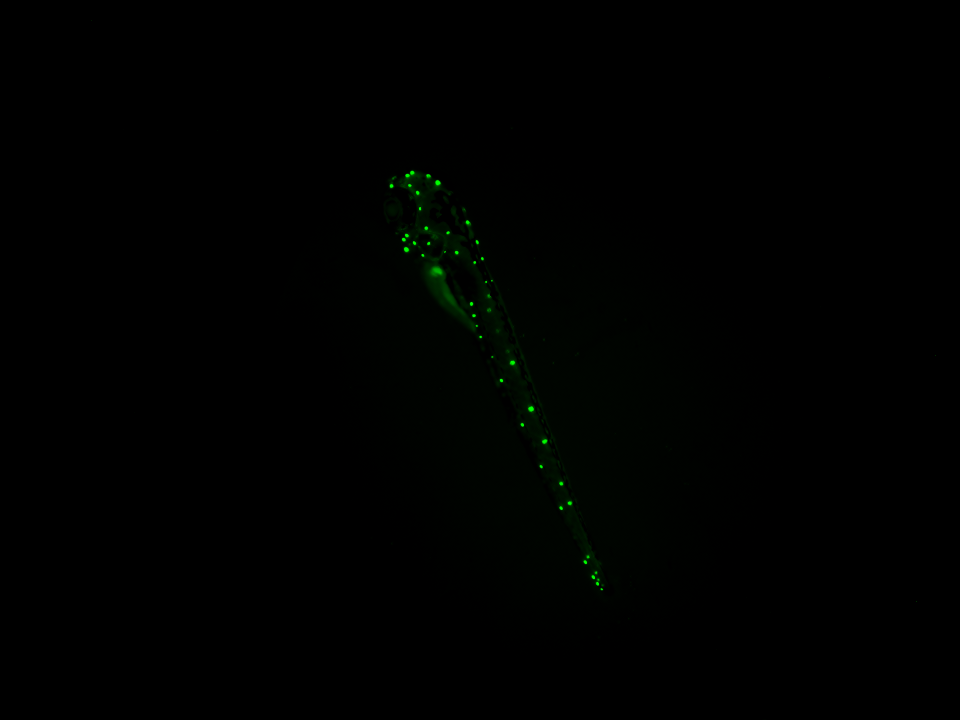
#> input picture example_XY01_CH1.tif, 1920 x 1440 px (shown at 1/2 size)
$ python -i imageops.py   (imports and definitions only)
#> lines starting #> are read from the running program, lines starting #| are printed output that depends on the picture; after the words box and inside, x2 and y2 are one past the last pixel; in counts of white or black regions, pixels touching at a corner belong together
### util.py
import base64
import configparser
import csv
import hashlib
import math
import numpy as np
import os
import pickle
import re

_config = None
_section = 'Main'

class Cocktail:
	def __eq__(self, other):
		return self.drugs == other.drugs and self.ratio == other.ratio

	def __hash__(self):
		return hash(self.drugs) ^ hash(self.ratio)

	# [12 lines left out: functions __init__, __repr__, not called in this run]

class Dose:
	_ec_pattern = re.compile(r'([0-9]*)([A-Z]{3}[0-9]{2})/?([0-9]*)')
	_vector_pattern = re.compile(r'(.+?) ([0-9]+[.]?[0-9]*) ?([^0-9]+)')

	def __add__(self, other):
		return Dose(f'{self.drug} {self.quantity + float(other)}{self.unit}')

	# [5 lines left out: function __eq__, not called in this run]

	def __float__(self):
		return self.quantity

	def __hash__(self):
		return hash(self.drug) ^ hash(self.quantity) ^ hash(self.unit)

	# [37 lines left out: function __init__, not called in this run]

	def __mul__(self, other):
		return Dose(f'{self.drug} {self.quantity * other}{self.unit}')

	def __radd__(self, other):
		return Dose(f'{self.drug} {float(other) + self.quantity}{self.unit}')

	def __repr__(self):
		return f'{self.drug} {self.quantity}{self.unit}'

class Ratio:
	# [5 lines left out: function __eq__, not called in this run]

	def __float__(self):
		return self.num / self.denom

	def __hash__(self):
		return hash(round(self.num / self.denom, 8))

	def __init__(self, num, denom):
		self.num = num
		self.denom = denom

	def __mul__(self, other):
		return round(other * self.num / self.denom, 8)

	def __rmul__(self, other):
		return round(other * self.num / self.denom, 8)

	def __repr__(self):
		return f'{self.num}:{self.denom}'

	def __rtruediv__(self, other):
		return other * self.reciprocal()

	def reciprocal(self):
		return Ratio(self.denom, self.num)

	def to_proportion(self):
		return Ratio(self.num, self.num + self.denom)

class Solution:
	# [10 lines left out: functions __init__, __eq__, not called in this run]

	def __float__(self):
		return float(sum(self.doses))

	def __gt__(self, other):
		return float(self) > float(other)

	def __hash__(self):
		return hash(tuple(self.doses))

	def __mul__(self, other):
		doses = [dose * other for dose in self.doses]
		return Solution(' + '.join([dose.string for dose in doses]))

	def __repr__(self):
		return '+'.join(f'{dose.drug} {dose.quantity}{dose.unit}' for dose in self.doses)

	def __rmul__(self, other):
		return other * float(self)

	def __truediv__(self, other):
		return float(self) / other

	def combine_doses(self, other):
		return Solution(f'{self.string} + {other.string}')

	# [11 lines left out: functions dilute, get_cocktail, not called in this run]

	def get_drugs(self):
		return tuple(dose.drug for dose in self.doses)

	def get_units(self):
		return '+'.join(str(dose.unit) for dose in self.doses)

	# [4 lines left out: function ratio, not called in this run]

	def reverse(self):
		doses = self.doses[::-1]
		return Solution(' + '.join([str(dose) for dose in doses]), self.conversions)

def equalsish(val1, val2, delta=0.001):
	return abs(val1 - val2) < delta

# [6 lines left out: function extract_number, not called in this run]

def geometric_mean(array):
	return np.exp(np.mean(np.log(array)))

def get_config(setting, fallback=None):
	global _config
	if _config == None:
		_config = configparser.ConfigParser()
		_config.read(f'{get_here()}/config.ini')
		_config.read(f'{get_here()}/config-ext.ini')
	return _config[_section].get(setting, fallback)

def get_here():
	script = sys.argv[0] if __name__ == '__main__' else __file__
	return os.path.dirname(os.path.realpath(script))

# [40 lines left out: functions get_inputs_hashfile, plate_height, put_multimap, remove_argument, not called in this run]

def remove_arguments(parser, *args):
	return [remove_argument(parser, arg) for arg in args]

### imageops.py
import argparse
import cv2 as cv
from skimage import feature
import imageio
import math
import numpy as np
import os
import sys
from time import time
import warnings

import util

# [1 line that did not run here, left out]
# [1 line not run here, left out]

def apply_mask(img, mask):# mask should have black background, white foreground
	img_type = _get_bit_depth(img)
	return np.minimum(img, np.where(mask == 255, img_type[1], 0).astype(img_type[0]))

def binarize(img, threshold):
#> called with threshold = 128
	if threshold >= 0:
		return np.where(img < threshold, 255, 0).astype(np.uint8)
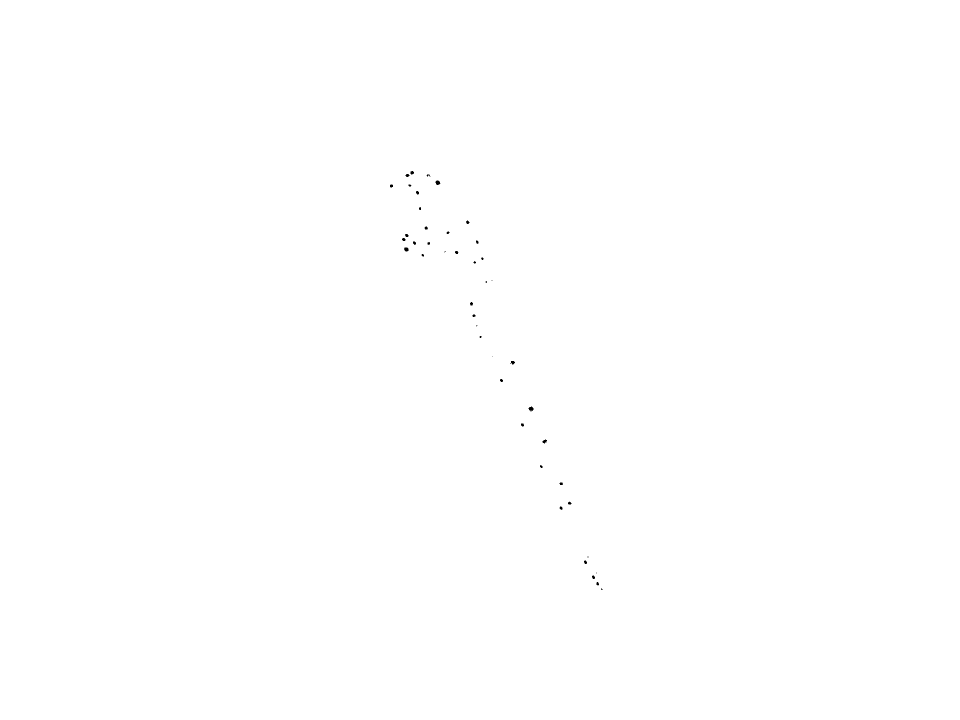
#> returned value: shape (1440, 1920) (shown at 1/2 size); 100% white; 44 black regions (14 under 20 px)
	else:
		return img

# [19 lines left out: functions circle_local_maxima, close, dilate, not called in this run]

def erode(img, size=1, iterations=1):
	if size > 0 and iterations > 0:
		return cv.erode(img, _get_kernel(size), iterations=iterations)
	else:
		return img

# [6 lines left out: function get_aspect_mask, not called in this run]

def get_contours_by_area(img, threshold=-1, lower=0, upper=2**32):
	binarized_img = binarize(img, threshold)
	contours, _ = cv.findContours(binarized_img, cv.RETR_EXTERNAL, cv.CHAIN_APPROX_NONE)
#> contours = 1 contour; box (x1, y1, x2, y2) and area: (0, 0, 1920, 1440) 2761441
	areas = np.array([cv.contourArea(contour) for contour in contours])
#> areas = [2761441]
	return [contour for contour, area in zip(contours, areas) if area > lower and area < upper]

# [50 lines left out: function get_fish_mask, not called in this run]

def get_size_mask(img, erosions=0, threshold=2**7, lower=0, upper=2**32, verbose=False,
		v_file_prefix=''):
	contours = get_contours_by_area(img, threshold, lower, upper)
	steps = (
		lambda img_i: cv.drawContours(
			np.ones(img_i.shape, dtype=np.uint8)*255, contours, -1, (0,255,0), cv.FILLED),
		lambda img_i: erode(img_i, size=4, iterations=erosions),
	)
	return _get_mask(img, steps, verbose, v_file_prefix=v_file_prefix)

def invert(img):
	return np.subtract(_get_bit_depth(img)[1], img)

# [10 lines left out: function read, not called in this run]

def rescale_brightness(img):
	img_type = _get_bit_depth(img)
	return ((img - img.min()) * (img_type[1] / img.max())).astype(img_type[0])

def resize(img, factor):
	return cv.resize(img, None, fx=factor, fy=factor)

# [17 lines left out: function score, not called in this run]

def show(img, verbose=True, v_file_prefix=''):
	if verbose:
		unique_str = str(int(time() * 1000) % 1_620_000_000_000)
		filename = f'{LOG_DIR}/{v_file_prefix}_{unique_str}.png'
		imageio.imwrite(filename, resize(img, 0.5))

# NOTE: at the moment, it's assumed minuend_image and subtrahend_image have the same bit depth
# [15 lines left out: functions subtract, _aspect_is_between, not called in this run]

def _get_bit_depth(img):
	types = [(itype, np.iinfo(itype).max) for itype in [np.uint8, np.uint16, np.int32]]
	return types[np.digitize(img.max(), [itype[1] for itype in types], right=True)]

def _get_kernel(size):
	return cv.getStructuringElement(cv.MORPH_ELLIPSE, (size*2 + 1, size*2 + 1), (size, size))

def _get_local_maxima(img, count=10, spacing=5, threshold_rel=0.1):
	return feature.peak_local_max(img, min_distance=spacing, num_peaks=count,
		threshold_rel=threshold_rel)

def _get_mask(img, steps, verbose=False, v_file_prefix=''):
#> called with verbose = False, v_file_prefix = ''
	img_i = img
	for step in steps:
		img_i = step(img_i)
		show(img_i, verbose, v_file_prefix=v_file_prefix)
#> this loop made 2 passes
	show(apply_mask(img, img_i), verbose, v_file_prefix=v_file_prefix)
	return img_i

# [19 lines left out: functions _test, main, not called in this run]

# [24 lines not run here, left out]

>>> import cv2
>>> picture = cv2.imread('example_XY01_CH1.tif', cv2.IMREAD_GRAYSCALE)
>>> result = get_size_mask(picture)
